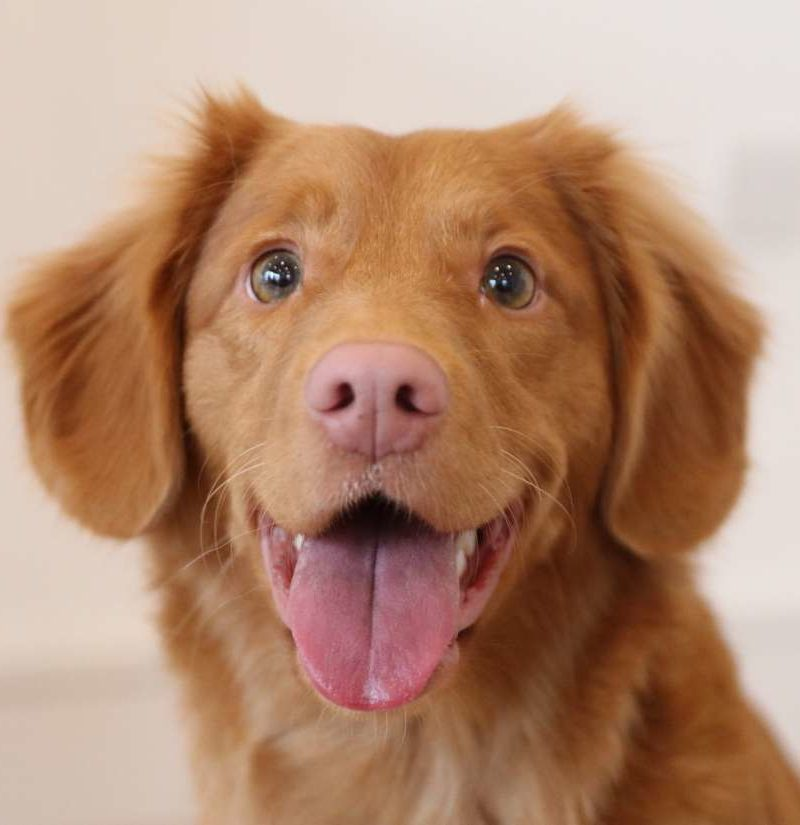
%> input picture Practical 4/Dog1.png, 800 x 825 px
$ octave IdealHighPassFilter.m   (GNU Octave 9; MATLAB toolbox functions it lacks are replaced by stand-ins)
%> lines starting %> are read from the running program, lines starting %| are printed output that depends on the picture
input_image = imread('Dog1.png');
%> input_image is the input picture: size 825x800x3 uint8; mean R, G, B 177.1, 137.1, 112.3
input_image = rgb2gray(input_image);
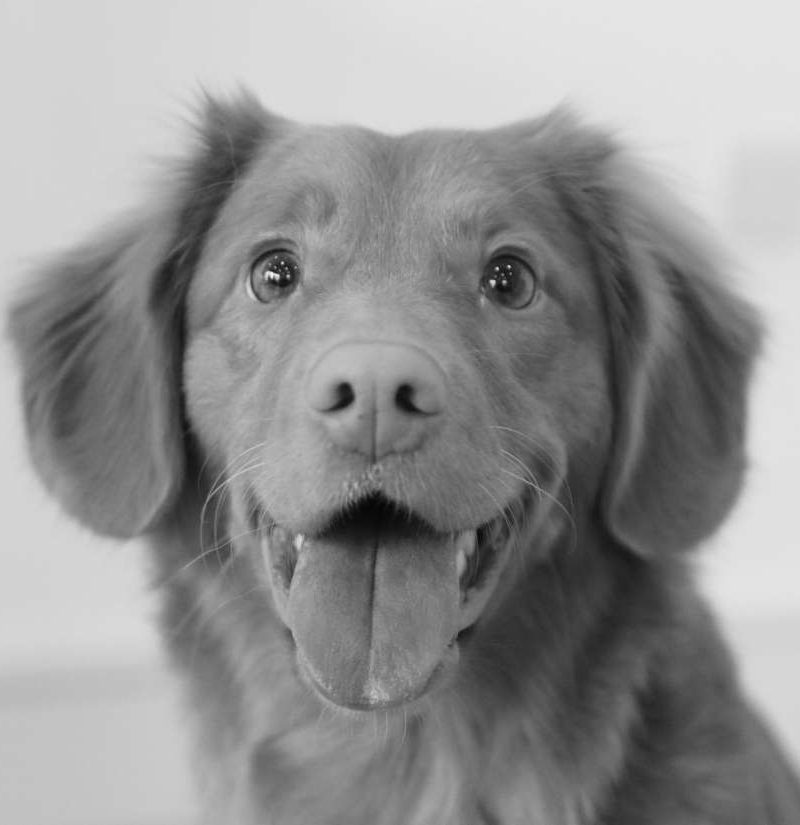
%> input_image: size 825x800 uint8; min 5, max 248, mean 146.2
[M, N] = size(input_image);
%> M = 825; N = 800

FT_img = fft2(double(input_image));
D0 = 30;

u = 0: (M - 1);
%> u = 825 values from 0 to 824
idx= find(u > M / 2);
%> idx = 412 values from 414 to 825
u(idx) = u(idx) - M;
v = 0: (N - 1);
%> v = 800 values from 0 to 799
idy = find(v > N / 2);
%> idy = 399 values from 402 to 800
v(idy) = v(idy) - N;
[V, U] = meshgrid(v, u);
D = sqrt(U.^2 + V.^2);
H = double(D >= D0);
G = H.* FT_img;

out = real(ifft2(double (G)));
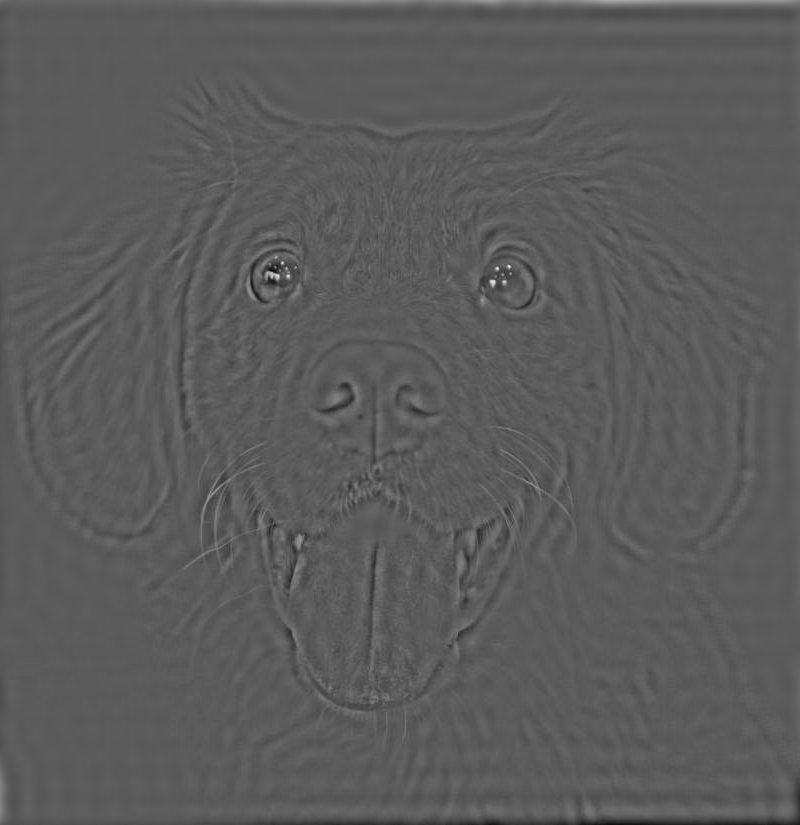
%> out: size 825x800 double; min -99.3, max 176.7, mean 0; drawn with min black and max white

subplot(1, 2, 1);
imshow(input_image);
title('Original Image');

subplot(1, 2, 2);
imshow(out, [ ]);
title(['Ideal high pass, cutoff =',num2str(D0)]);

$ run again, with Practical 4/Dog.png copied over Practical 4/Dog1.png
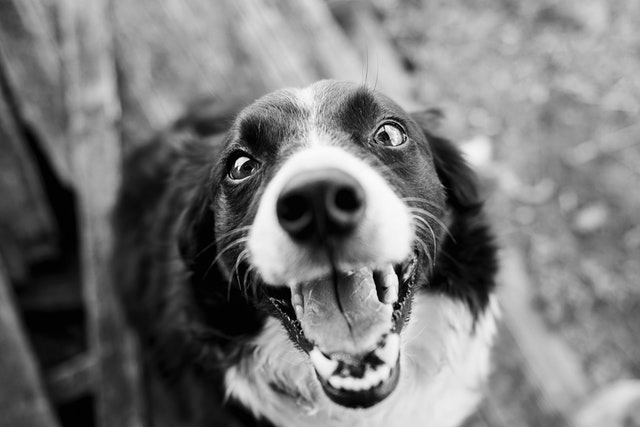
%> input picture Practical 4/Dog.png, 640 x 427 px
%> input_image is the input picture: size 427x640x3 uint8; min 0, max 253, mean 120.8
%> input_image: size 427x640 uint8
%> `out = real(ifft2(double (G)));`:
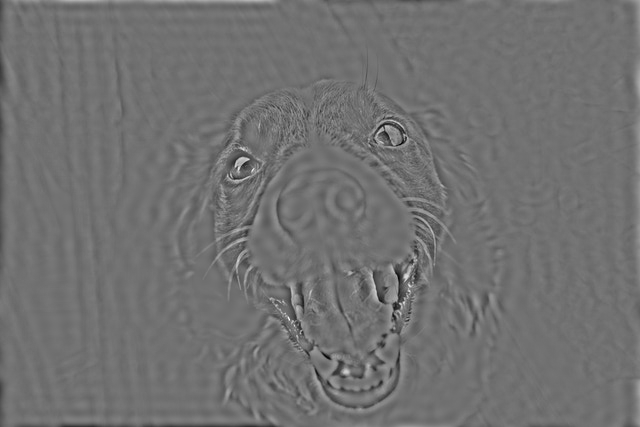
%> out: size 427x640 double; min -158.3, max 197.3, mean 0; drawn with min black and max white

$ run again, with Practical 4/image1.jpg saved as Practical 4/Dog1.png
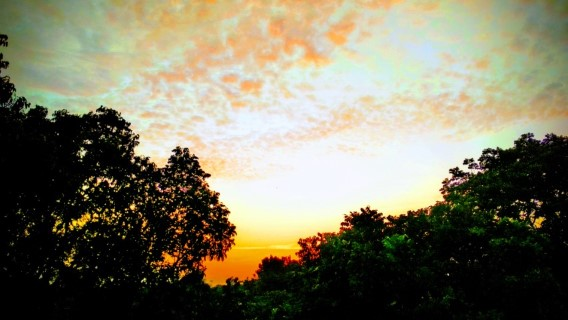
%> input picture Practical 4/image1.jpg, 568 x 320 px
%> input_image is the input picture: size 320x568x3 uint8; mean R, G, B 124.8, 121.1, 100.7
%> `input_image = rgb2gray(input_image);`:
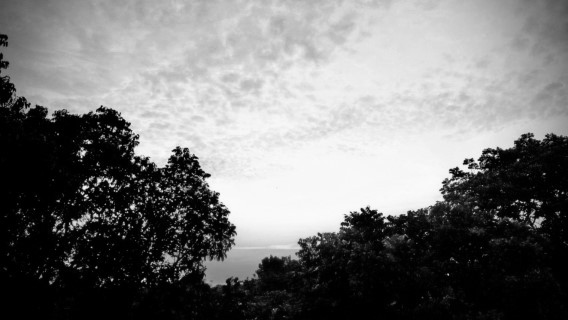
%> input_image: size 320x568 uint8; min 0, max 253, mean 119.9
%> `out = real(ifft2(double (G)));`:
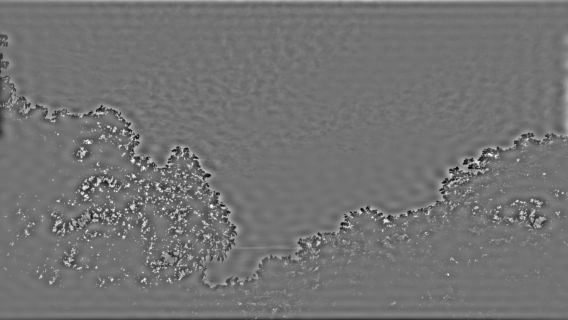
%> out: size 320x568 double; min -155, max 187.6, mean 0; drawn with min black and max white
